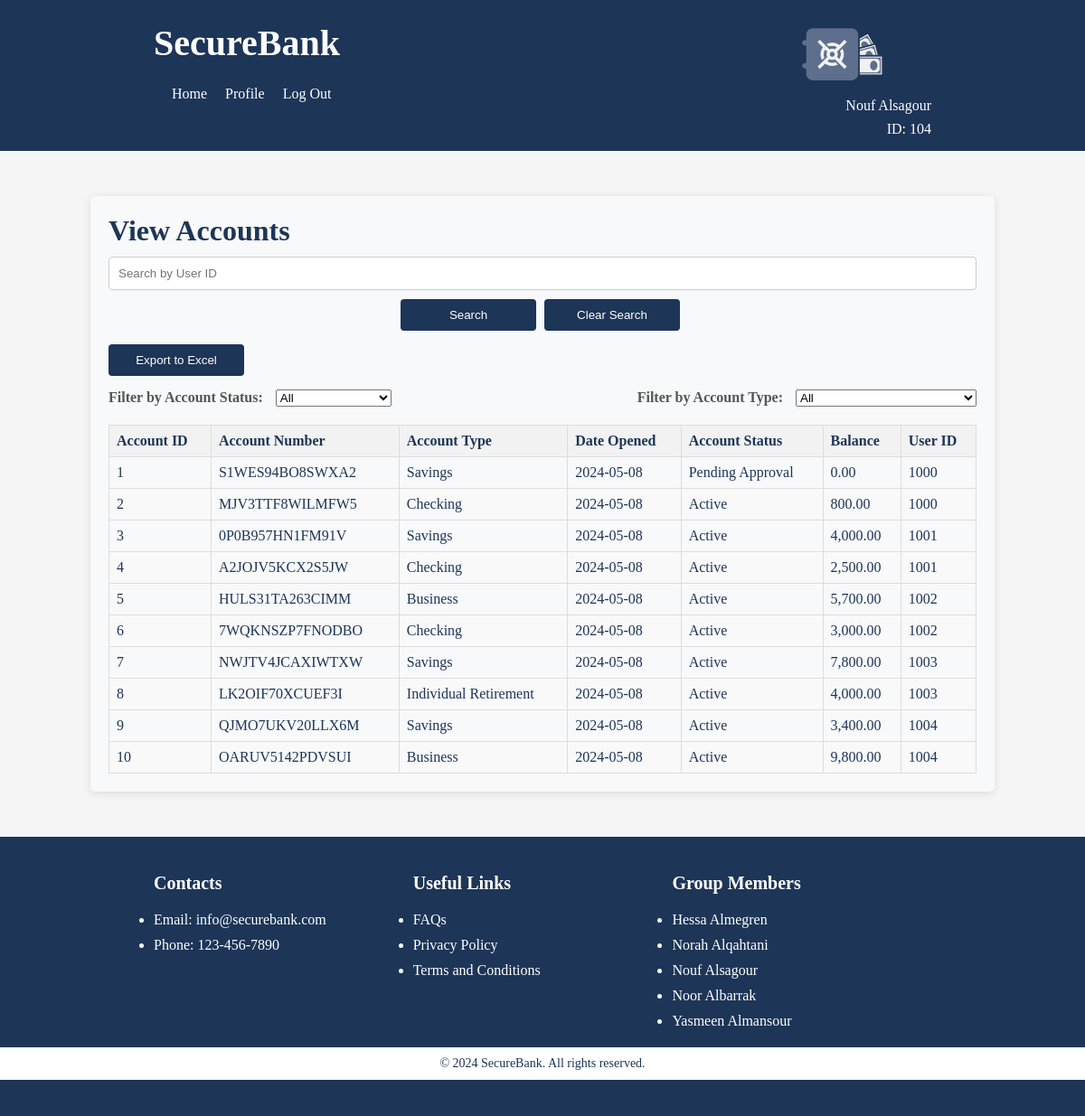
/SecureBank/Admin/Services/viewAccounts.php (signed in), run on the app's committed database.
### tables this page shows
CREATE TABLE `accounts` (
  `account_id` int(11) NOT NULL,
  `account_number` varchar(50) NOT NULL,
  `account_type` enum('Savings','Checking','Business','Individual Retirement') NOT NULL,
  `date_opened` date NOT NULL DEFAULT current_timestamp(),
  `account_status` enum('Active','Closed','Suspended','Pending Approval') NOT NULL DEFAULT 'Pending Approval',
  `balance` decimal(10,0) NOT NULL,
  `user_id` int(11) NOT NULL
);

### SecureBank/Admin/Services/viewAccounts.php (the view, shortened to what this page needs)
<!DOCTYPE html>
<html lang="en">
<head>
  <link rel="stylesheet" href="../../CSS/styles.css">
  <link rel="stylesheet" href="../CSS/styles.css">
</head>
<body>
  <?php include('../Include/header.php'); ?>
  <main>
    <h1 style="margin-bottom: 10px;">View Accounts</h1>
    <div style="text-align: center;">
        <input type="text" id="search-input" placeholder="Search by User ID">
        <button class="button" style="height: 35px;" onclick="searchUser()">Search</button>
        <button class="button" style="height: 35px;" onclick="clearSearch()">Clear Search</button>
    </div>
    <button class="button" style="height: 35px;" onclick="exportToExcel()">Export to Excel</button>
    <div class="filters-container">
        <div>
            <label class="filter-label" for="status-filter">Filter by Account Status:</label>
            <select id="status-filter" onchange="filterTable('account-status', this.value)">
                <option value="">All</option>
            </select>
        </div>
        <div>
            <label class="filter-label" for="type-filter">Filter by Account Type:</label>
            <select id="type-filter" onchange="filterTable('account-type', this.value)">
                <option value="">All</option>
            </select>
        </div>
    </div>
    <table id="account-table">
      <thead>
        <tr>
          <th>Account ID</th>
          <th>Account Number</th>
          <th>Account Type</th>
          <th>Date Opened</th>
          <th>Account Status</th>
          <th>Balance</th>
          <th>User ID</th>
        </tr>
      </thead>
      <tbody>
        <?php
        include($_SERVER['DOCUMENT_ROOT'] . '/SecureBank/Configurations/databaseConfig.php');
        $query = "SELECT a.account_id, a.account_number, a.account_type, a.date_opened, a.account_status, a.balance, a.user_id
                    FROM accounts a";
        $statement = mysqli_prepare($conn, $query);
        mysqli_stmt_execute($statement);
        mysqli_stmt_bind_result($statement, $account_id, $account_number, $account_type, $date_opened, $account_status, $balance, $user_id);
        $accounts = array();
        while (mysqli_stmt_fetch($statement)) {
            $account = array(
                'account_id' => $account_id,
                'account_number' => $account_number,
                'account_type' => $account_type,
                'date_opened' => $date_opened,
                'account_status' => $account_status,
                'balance' => $balance,
                'user_id' => $user_id
            );
            $accounts[] = $account;
        }
        if (empty($accounts)) {
          echo "<tr><td colspan='7'>No accounts exist.</td></tr>";
        } else {
          foreach ($accounts as $account) {
            echo "<tr>";
            echo "<td>" . $account['account_id'] . "</td>";
            echo "<td>" . $account['account_number'] . "</td>";
            echo "<td class='account-type'>" . $account['account_type'] . "</td>";
            echo "<td class='date-opened'>" . $account['date_opened'] . "</td>";
            echo "<td class='account-status'>" . $account['account_status'] . "</td>";
            echo "<td>" . number_format($account['balance'], 2) . "</td>";
            echo "<td>" . $account['user_id'] . "</td>";
            echo "</tr>";
          }
        }
        ?>
      </tbody>
    </table>
  </main>
  <?php include($_SERVER['DOCUMENT_ROOT'] . '/SecureBank/Include/footer.php');?>
</body>
</html>

### SecureBank/Admin/Include/header.php (shortened to what this page needs)
<?php
  $adminFirstName = $_SESSION['first_name'];
  $adminLastName = $_SESSION['last_name'];
  $adminId = $_SESSION['admin_id'];
?>
<!DOCTYPE html>
<html lang="en">
<head>
  <link rel="stylesheet" href="/SecureBank/CSS/styles.css">
</head>
<body>
  <header>
    <nav>
      <div class="container">
        <div class="logo">
          <a class="text-logo" href="/SecureBank/Admin/Home/index.php">
            SecureBank
          </a>
          <img src="/SecureBank/Images/logo.png" alt="SecureBank Logo">
        </div>
        <ul class="nav-links">
          <li><a href="/SecureBank/Admin/Home/index.php">Home</a></li>
          <li><a href="/SecureBank/Admin/Services/profileSettings.php">Profile</a></li>
          <li><a href="/SecureBank/Configurations/processLogout.php">Log Out</a></li>
        </ul>
        <ul class="user-identifier">
          <li><?php echo $adminFirstName . " " . $adminLastName;?></li>
          <li><?php echo "ID: " . $adminId;?></li>
        </ul>
      </div>
    </nav>
  </header>
</body>
</html>

### SecureBank/Include/footer.php (shortened to what this page needs)
<!DOCTYPE html>
<html lang="en">
<head>
  <link rel="stylesheet" href="CSS/styles.css">
</head>
<body>
  <footer>
    <div class="container">
      <div class="footer-columns">
        <div class="footer-column">
          <h3>Contacts</h3>
          <ul class="footer-contacts">
            <li>Email: info@securebank.com</li>
            <li>Phone: 123-456-7890</li>
          </ul>
        </div>
        <div class="footer-column">
          <h3>Useful Links</h3>
          <ul class="footer-links">
            <li><a href="/SecureBank/Documents/index.php?page=faq.php">FAQs</a></li>
            <li><a href="/SecureBank/Documents/index.php?page=privacy-policy.php">Privacy Policy</a></li>
            <li><a href="/SecureBank/Documents/index.php?page=terms-and-conditions.php">Terms and Conditions</a></li>
          </ul>
        </div>
        <div class="footer-column">
          <h3>Group Members</h3>
          <ul class="footer-members">
            <li>Hessa Almegren</li>
            <li>Norah Alqahtani</li>
            <li>Nouf Alsagour</li>
            <li>Noor Albarrak</li>
            <li>Yasmeen Almansour</li>
          </ul>
        </div>
      </div>
    </div>
    <div class="bottom-bar">
      <p>&copy; 2024 SecureBank. All rights reserved.</p>
    </div>
  </footer>
</body>
</html>

### SecureBank/CSS/styles.css (style rules this page uses)
* { margin: 0; padding: 0; box-sizing: border-box; }
body { font-family: 'Times New Roman', Times, serif; background-color: #f5f5f5; color: #1d3557; margin: 0; padding: 0; }
header { background-color: #1d3557; padding: 20px 0; }
.container { max-width: 1200px; margin: 0 auto; padding: 0 20px; }
.logo { display: flex; justify-content: space-between; align-items: center; }
.text-logo { color: #fff; font-weight: bold; font-size: 40px; text-decoration: none; margin-right: auto; margin-bottom: 20px; }
.logo img { width: 200px; height: auto; margin-left: auto; }
.nav-links { list-style: none; display: flex; }
.nav-links li { margin-left: 20px; }
.nav-links a { color: #fff; text-decoration: none; transition: color 0.3s ease; }
footer { background-color: #1d3557; color: #fff; padding: 40px 0; }
.container { max-width: 900px; margin: 0 auto; }
.footer-columns { display: flex; justify-content: space-between; }
.footer-column { flex-basis: 33.33%; }
.footer-column h3 { color: #fff; font-size: 20px; margin-bottom: 20px; margin-top: 0px; }
.footer-contacts, .footer-links, .footer-members { list-style: disc; padding: 0; margin: 0; margin-bottom: 20px; }
.footer-contacts li, .footer-links li, .footer-members li { margin-bottom: 10px; color: #fff; text-decoration: none; font-size: 16px; }
.footer-links a { color: #fff; text-decoration: none; }
.bottom-bar { background-color: #fff; padding: 10px; text-align: center; }
.bottom-bar p { font-size: 14px; color: #1d3557; }
.button { background-color: #1d3557; color: #fff; cursor: pointer; }
.button { background-color: #0f2642; }

### SecureBank/Admin/CSS/styles.css (style rules this page uses)
.user-identifier { list-style: none; display: flex; flex-direction: column; align-items: flex-end; }
.user-identifier li { margin: -5px 0; margin-left: 20px; color: #fff; text-decoration: none; }
main { max-width: 1000px; margin: 50px auto; padding: 20px; background-color: #f8f9fa; box-shadow: 0 2px 10px rgba(0, 0, 0, 0.1); border-radius: 5px; }
table { border-collapse: collapse; width: 100%; }
table th, table td { border: 1px solid #ddd; padding: 8px; text-align: left; }
table th { background-color: #f2f2f2; }
table tr:nth-child(even) { background-color: #f9f9f9; }
label { font-weight: bold; margin-bottom: 5px; color: #555; }
input[type="text"], input[type="password"] { width: 100%; padding: 10px; border: 1px solid #ccc; border-radius: 4px; box-sizing: border-box; margin-bottom: 10px; }
.button { padding: 10px 20px auto; background-color: #1d3557; color: white; border: none; border-radius: 4px; cursor: pointer; transition: background-color 0.3s ease; width: 150px; margin-bottom: 15px; }
.filters-container { display: flex; margin-bottom: 10px; justify-content: space-between; margin-bottom: 20px; }
.filter-label { margin-right: 10px; }
.button { height: 35px; margin-right: 5px; }

### data on the page
accounts: account_id "1", account_number "S1WES94BO8SWXA2", account_type "Savings", date_opened "2024-05-08", account_status "Pending Approval", balance "0.00", user "1000"
accounts: account_id "2", account_number "MJV3TTF8WILMFW5", account_type "Checking", date_opened "2024-05-08", account_status "Active", balance "800.00", user "1000"
accounts: account_id "3", account_number "0P0B957HN1FM91V", account_type "Savings", date_opened "2024-05-08", account_status "Active", balance "4,000.00", user "1001"
accounts: account_id "4", account_number "A2JOJV5KCX2S5JW", account_type "Checking", date_opened "2024-05-08", account_status "Active", balance "2,500.00", user "1001"
accounts: account_id "5", account_number "HULS31TA263CIMM", account_type "Business", date_opened "2024-05-08", account_status "Active", balance "5,700.00", user "1002"
accounts: account_id "6", account_number "7WQKNSZP7FNODBO", account_type "Checking", date_opened "2024-05-08", account_status "Active", balance "3,000.00", user "1002"
accounts: account_id "7", account_number "NWJTV4JCAXIWTXW", account_type "Savings", date_opened "2024-05-08", account_status "Active", balance "7,800.00", user "1003"
accounts: account_id "8", account_number "LK2OIF70XCUEF3I", account_type "Individual Retirement", date_opened "2024-05-08", account_status "Active", balance "4,000.00", user "1003"
accounts: account_id "9", account_number "QJMO7UKV20LLX6M", account_type "Savings", date_opened "2024-05-08", account_status "Active", balance "3,400.00", user "1004"
accounts: account_id "10", account_number "OARUV5142PDVSUI", account_type "Business", date_opened "2024-05-08", account_status "Active", balance "9,800.00", user "1004"

### other printed values
$adminFirstName "Nouf"
$adminLastName "Alsagour"
$adminId "104"
